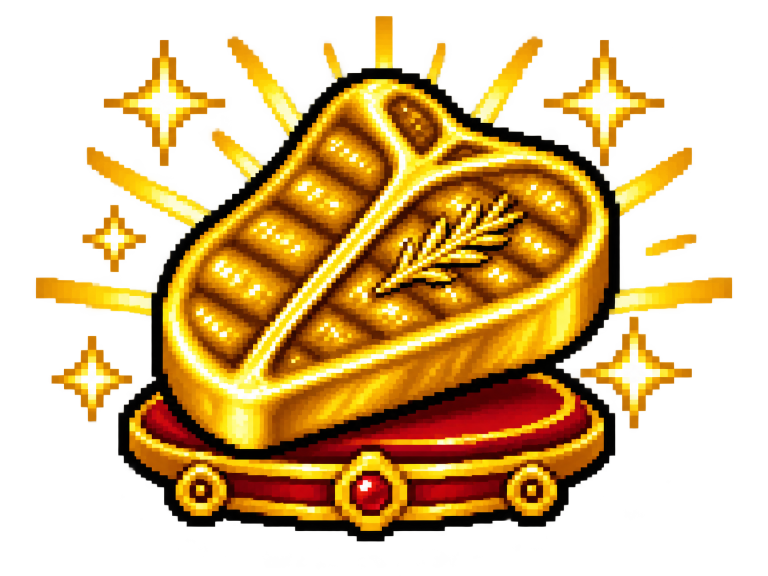
#> input picture booker-run/art/levels/raw/b-golden-low.png, 1536 x 1152 px (shown at 1/2 size)
$ python -i pixlib.py   (imports and definitions only)
#> lines starting #> are read from the running program, lines starting #| are printed output that depends on the picture; after the words box and inside, x2 and y2 are one past the last pixel; in counts of white or black regions, pixels touching at a corner belong together
#> further down, picture is the input picture: PIL image 1536x1152 RGBA; mean R, G, B, A 132.1, 90.4, 13.7, 120.5
"""Shared pixel-art helpers for Levels 2-6 art (agent A).

Same steps as the Level 1 pipeline in art/scripts/build_assets.py (copied here because
importing that file would rebuild and overwrite the Level 1 assets):
cut by empty gaps -> premultiplied box downscale -> inner dark outline ->
palette snap (no dither) -> hard alpha 0/255 -> seamless wrap for tiling layers.
"""
import os
import numpy as np
from PIL import Image

HERE = os.path.dirname(os.path.abspath(__file__))
ART = os.path.abspath(os.path.join(HERE, "..", ".."))           # booker-run/art
ROOT = os.path.abspath(os.path.join(ART, ".."))                   # booker-run
OUT = os.path.join(ROOT, "public", "assets")
LV = os.path.join(ART, "levels")
D = lambda n: os.path.join(LV, "drafts", n)
OUTLINE = (34, 18, 22)


def rgba(path):
    return Image.open(path).convert("RGBA")


def segments(mask1d, min_len=4, max_gap=0):
    """Runs of True; runs separated by <= max_gap False cells are merged."""
    segs, start = [], None
    for i, v in enumerate(mask1d):
        if v and start is None:
            start = i
        if not v and start is not None:
            segs.append([start, i])
            start = None
    if start is not None:
        segs.append([start, len(mask1d)])
    merged = []
    for s in segs:
        if merged and s[0] - merged[-1][1] <= max_gap:
            merged[-1][1] = s[1]
        else:
            merged.append(s)
    return [tuple(s) for s in merged if s[1] - s[0] >= min_len]


def clean_alpha(im, thr=128):
#> called with thr = 100
    a = np.array(im)
    on = a[:, :, 3] >= thr
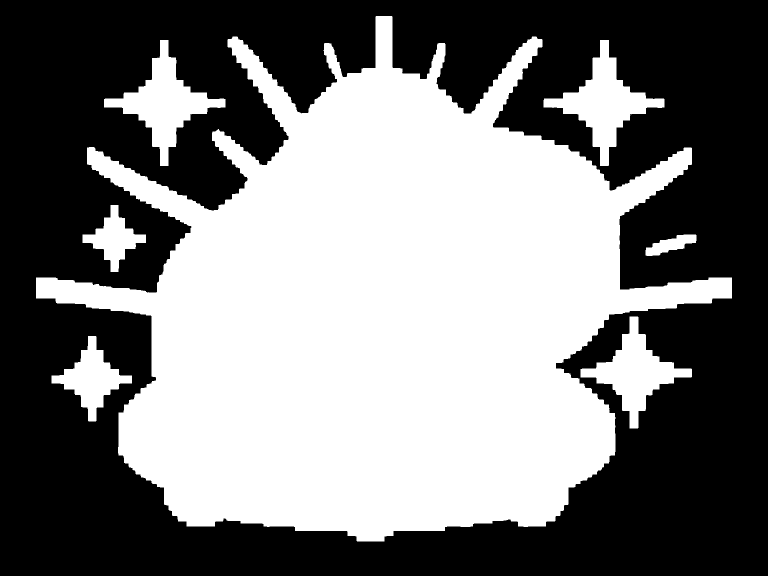
#> on: shape (1152, 1536) bool (shown at 1/2 size); 47.8% white; 7 white regions, largest, box (x1, y1, x2, y2) and area: (72, 32, 1464, 1083) 773703, (208, 80, 451, 332) 18522, (1087, 80, 1329, 332) 18439
    a[:, :, 3] = np.where(on, 255, 0)
    a[~on] = 0
    return Image.fromarray(a, "RGBA")


def split_grid(im, thr=100, min_len=20, max_gap=0, row_gap=0):
    """Rows by empty horizontal bands, then pieces by empty vertical bands. Returns list of rows."""
    im = clean_alpha(im, thr)
    a = np.array(im)[:, :, 3] > 0
    rows = []
    for y0, y1 in segments(a.any(1), min_len, row_gap):
        r = im.crop((0, y0, im.width, y1))
        ra = np.array(r)[:, :, 3] > 0
        pieces = []
        for x0, x1 in segments(ra.any(0), min_len, max_gap):
            p = r.crop((x0, 0, x1, r.height))
            pieces.append(p.crop(p.getbbox()))
        rows.append(pieces)
#> this loop made 1 pass
#> (y0, y1) on pass 1: (32, 1083)
#> pass 1, in split_grid, `r = im.crop((0, y0, im.width, y1))`:
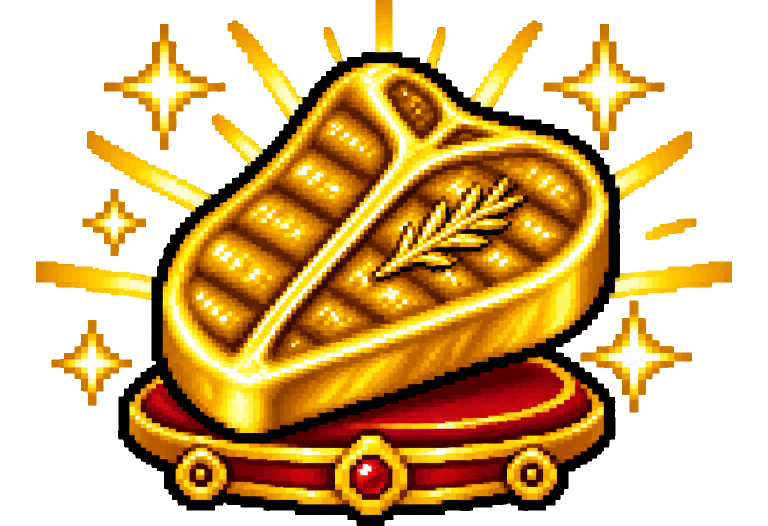
#> r: PIL image 1536x1051 RGBA (shown at 1/2 size); mean R, G, B, A 94.3, 64.1, 13.2, 133.7; transparent parts drawn white
#> pass 1, in split_grid, `ra = np.array(r)[:, :, 3] > 0`:
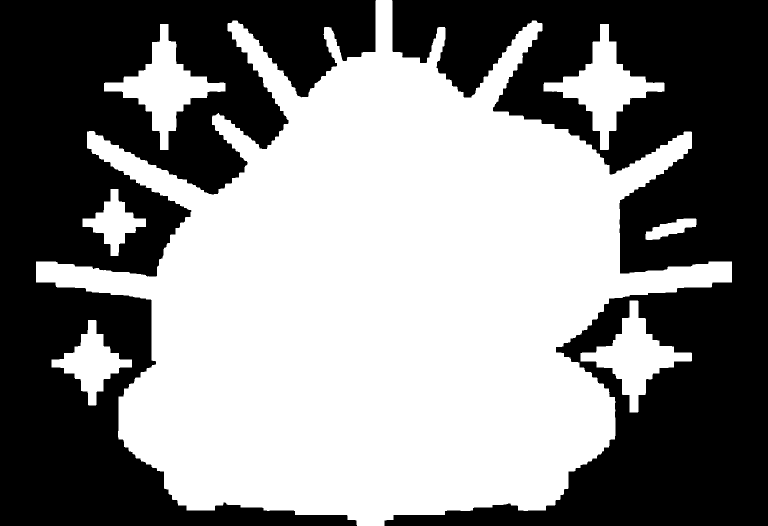
#> ra: shape (1051, 1536) bool (shown at 1/2 size); 52.4% white; 2 black regions, box (x1, y1, x2, y2) and area: (769, 0, 1536, 1051) 384919, (0, 0, 752, 1051) 383268
#> after the loop:
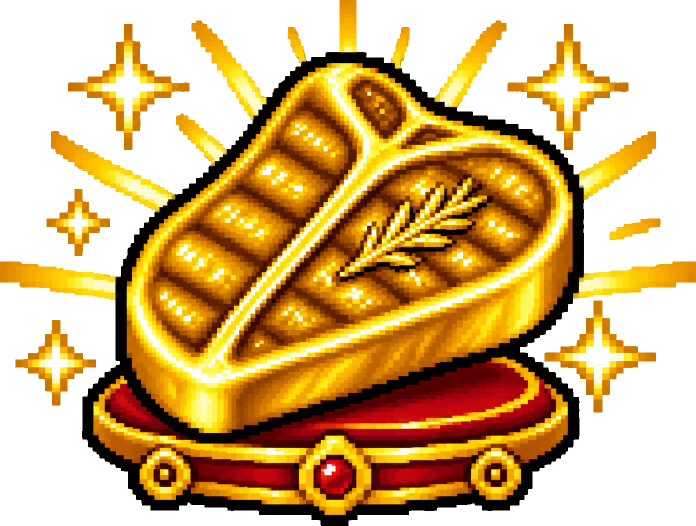
#> p: PIL image 1392x1051 RGBA (shown at 1/2 size); mean R, G, B, A 104.1, 70.7, 14.5, 147.5; transparent parts drawn white
#> after the loop, rows = 1 item
    return rows


# [127 lines left out: functions down, outline_inner, best_cut, wrap_seamless, wrap_seamless_v, make_palette and 5 more, not called in this run]


def zoom(im, z):
    return im.resize((im.width * z, im.height * z), Image.NEAREST)

>>> from PIL import Image
>>> picture = Image.open('../raw/b-golden-low.png')
>>> result = split_grid(picture)
#> result = 1 item
